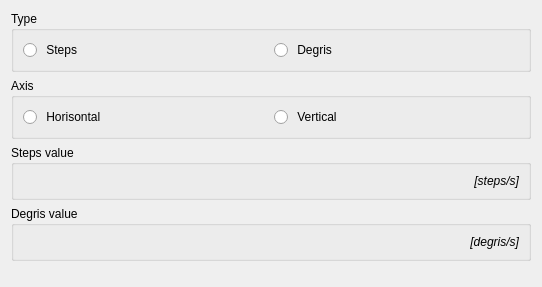
<?xml version="1.0" encoding="UTF-8"?>
<ui version="4.0">
 <class>tlinsWPilotHVSpeedDelta</class>
 <widget class="QWidget" name="tlinsWPilotHVSpeedDelta">
  <property name="geometry">
   <rect>
    <x>0</x>
    <y>0</y>
    <width>542</width>
    <height>287</height>
   </rect>
  </property>
  <property name="windowTitle">
   <string>Form</string>
  </property>
  <layout class="QVBoxLayout" name="verticalLayout">
   <item>
    <widget class="QGroupBox" name="groupBox">
     <property name="title">
      <string>Type</string>
     </property>
     <layout class="QHBoxLayout" name="horizontalLayout_2">
      <item>
       <widget class="QRadioButton" name="radioSteps">
        <property name="text">
         <string> Steps</string>
        </property>
       </widget>
      </item>
      <item>
       <widget class="QRadioButton" name="radioDegris">
        <property name="text">
         <string> Degris</string>
        </property>
       </widget>
      </item>
     </layout>
    </widget>
   </item>
   <item>
    <widget class="QGroupBox" name="groupBox_2">
     <property name="title">
      <string>Axis</string>
     </property>
     <layout class="QHBoxLayout" name="horizontalLayout">
      <item>
       <widget class="QRadioButton" name="radioHorisontal">
        <property name="text">
         <string> Horisontal</string>
        </property>
       </widget>
      </item>
      <item>
       <widget class="QRadioButton" name="radioVertical">
        <property name="text">
         <string> Vertical</string>
        </property>
       </widget>
      </item>
     </layout>
    </widget>
   </item>
   <item>
    <widget class="QGroupBox" name="groupSteps">
     <property name="title">
      <string>Steps value</string>
     </property>
     <layout class="QHBoxLayout" name="horizontalLayout_3">
      <item>
       <widget class="tlinsWDecimalValue" name="stepsValue" native="true"/>
      </item>
      <item>
       <widget class="QLabel" name="label">
        <property name="font">
         <font>
          <italic>true</italic>
         </font>
        </property>
        <property name="text">
         <string>[steps/s]</string>
        </property>
        <property name="alignment">
         <set>Qt::AlignRight|Qt::AlignTrailing|Qt::AlignVCenter</set>
        </property>
       </widget>
      </item>
     </layout>
    </widget>
   </item>
   <item>
    <widget class="QGroupBox" name="groupDegris">
     <property name="title">
      <string>Degris value</string>
     </property>
     <layout class="QHBoxLayout" name="horizontalLayout_4">
      <item>
       <widget class="tlinsWCoordinateDegris" name="degrisValue" native="true"/>
      </item>
      <item>
       <widget class="QLabel" name="label_2">
        <property name="font">
         <font>
          <italic>true</italic>
         </font>
        </property>
        <property name="text">
         <string>[degris/s]</string>
        </property>
        <property name="alignment">
         <set>Qt::AlignRight|Qt::AlignTrailing|Qt::AlignVCenter</set>
        </property>
       </widget>
      </item>
     </layout>
    </widget>
   </item>
   <item>
    <spacer name="verticalSpacer">
     <property name="orientation">
      <enum>Qt::Vertical</enum>
     </property>
     <property name="sizeHint" stdset="0">
      <size>
       <width>20</width>
       <height>40</height>
      </size>
     </property>
    </spacer>
   </item>
  </layout>
 </widget>
 <customwidgets>
  <customwidget>
   <class>tlinsWCoordinateDegris</class>
   <extends>QWidget</extends>
   <header>tlinswcoordinatedegris.h</header>
   <container>1</container>
  </customwidget>
  <customwidget>
   <class>tlinsWDecimalValue</class>
   <extends>QWidget</extends>
   <header>tlinswdecimalvalue.h</header>
   <container>1</container>
  </customwidget>
 </customwidgets>
 <resources/>
 <connections>
  <connection>
   <sender>radioDegris</sender>
   <signal>clicked()</signal>
   <receiver>tlinsWPilotHVSpeedDelta</receiver>
   <slot>degrisSelected()</slot>
   <hints>
    <hint type="sourcelabel">
     <x>313</x>
     <y>56</y>
    </hint>
    <hint type="destinationlabel">
     <x>624</x>
     <y>104</y>
    </hint>
   </hints>
  </connection>
  <connection>
   <sender>radioSteps</sender>
   <signal>clicked()</signal>
   <receiver>tlinsWPilotHVSpeedDelta</receiver>
   <slot>stepsSelected()</slot>
   <hints>
    <hint type="sourcelabel">
     <x>65</x>
     <y>56</y>
    </hint>
    <hint type="destinationlabel">
     <x>550</x>
     <y>172</y>
    </hint>
   </hints>
  </connection>
 </connections>
 <slots>
  <slot>degrisSelected()</slot>
  <slot>stepsSelected()</slot>
 </slots>
</ui>
